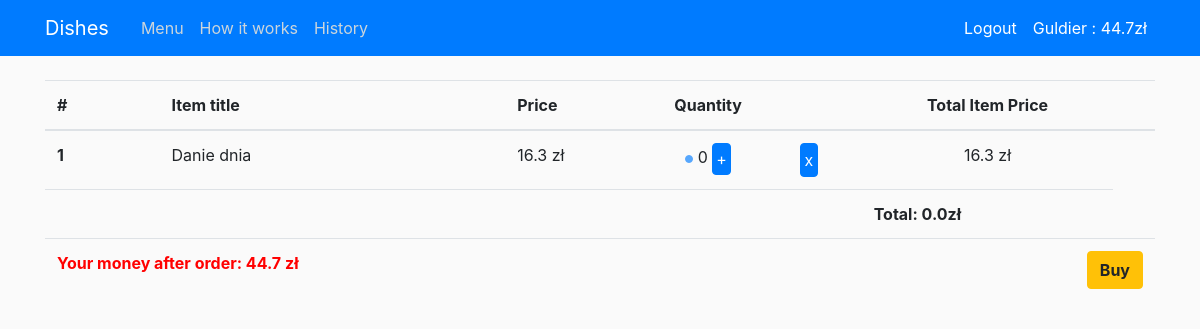
Page /order_summary/ (signed in) on the committed database.
### users/models.py (models this page shows, shortened)
class Profile(models.Model):
    user = models.OneToOneField(User, on_delete=models.CASCADE)
    money = models.FloatField(default=0)

### shop/models.py (models this page shows, shortened)
class Cart(models.Model):
    user = models.ForeignKey(User, on_delete=models.CASCADE)
    composition = models.ForeignKey(Composition, on_delete=models.CASCADE)
    quantity = models.IntegerField(default=1)

class Composition(models.Model):
    dish = models.ForeignKey(Dish, on_delete=models.CASCADE)
    addon = models.ForeignKey(AddOn, on_delete=models.CASCADE)
    price = models.FloatField()
    def __str__(self):
        if self.addon.name == 'empty':
            return f'{self.dish}'
        elif self.addon.addon_type == 'pizza':
            return f'{self.dish} - {self.addon}'
        else:
            return f'{self.dish} + {self.addon}'

class AddOn(models.Model):
    name = models.CharField(max_length=100)
    price = models.FloatField()
    addon_type = models.CharField(max_length=20)

class Dish(models.Model):
    name = models.CharField(max_length=100)
    ingredient = models.CharField(max_length=250, blank=True)
    price = models.FloatField()
    dish_type = models.CharField(max_length=20)
    dish_addon = models.BooleanField(default=True)
    def __str__(self):
        return f'{self.name}'

### shop/views.py (the view)
# urls.py: path('order_summary/', order_summary, name='shop-order-summary'),
@login_required
def order_summary(request):
    values = countTotalPrice(request.user)
    context ={
        'orders': values["items_in_cart"],
        'total_price': values["total_price"],
        'summary': True,
        'money': Profile.objects.get(user=request.user).money
    }
    return render(request, 'shop/summary.html', context)

### shop/views.py (called while the page is built)
def countTotalPrice(user):
    items_in_cart = Cart.objects.filter(user=user)
    total_price = 0
    for item in items_in_cart:
        total_price += item.composition.price * item.quantity
    value_to_return ={
        'total_price': total_price,
        'items_in_cart': items_in_cart
    }
    return value_to_return

### shop/templates/shop/summary.html
{% extends 'shop/base.html' %}
{% block summary %}
{% load django_template_maths %}
    <div class="container">
       <table class="table">
            <thead>
            <tr>
                <th scope="col">#</th>
                <th scope="col">Item title</th>
                <th scope="col">Price</th>
                <th scope="col" style="text-align:center">Quantity</th>
                <th scope="col"></th>
                <th scope="col" style="text-align:center">Total Item Price</th>
                <th></th>
            </tr>
            </thead>
            <tbody>
                {% for item in orders %}
                    <tr>
                        <th scope="row">{{ forloop.counter }}</th>
                        <td>{{ item.composition}}</td>
                        <td>{{ item.composition.price }} zł</td>
                        <td style="text-align:center">
                            <a href="#" style="color:black">
                                {% if  item.quantity > 1%}
                                    <a href="{% url 'shop-remove-summary' item.composition.id%}">
                                        <button type="button" class="btn btn-primary btn-xs" style="padding: 3px 3px">-</button>
                                    </a>
                                {% else %}
                                    <button type="button" class="btn btn-primary btn-xs" style="padding: 3px 3px" disabled></button>
                                {% endif %}
                            </a>
                                <a>{{ item.quantity }}</a>
                            <a href="{% url 'shop-add-summary' item.composition.id%}" style="color:black">
                                <button type="button" class="btn btn-primary btn-xs" style="padding: 3px 3px">+</button>
                            </a>
                        </td>
                        <td>
                            <a href="{% url 'shop-delete-from-cart-summary' item.id%}">
                                <button type="button" class="btn btn-primary btn-xs" style="padding: 4px">x</button>
                            </a>
                        </td>
                        <td style="text-align:center">
                            {{ item.composition.price|mul:item.quantity|floatformat}} zł
                        </td>
                    </tr>
                {% empty %}
                    <tr style="text-align:center">
                        <td colspan='5'>Your cart is empty</td>
                    </tr>
                {% endfor %}
                <tr>
                    <td colspan="5"><b></b></td>
                    <td><b>Total: {{ total_price }}zł</b></td>
                </tr>
                <tr>
                    <td colspan="2">
                        <a style="color:red"><b>Your money after order: {{money|sub:total_price|floatformat}} zł</b></a>
                    </td>
                    <td colspan="5">
                        <a class='btn btn-warning float-right ml-2' href="{% url 'shop-buy' %}"><b>Buy</b></a>
                    </td>
                </tr>
            </tbody>
        </table>
    </div>
{% endblock summary %}

### shop/templates/shop/base.html (shortened to what this page needs)
{% load static %}
<!DOCTYPE html>
<html>
<head>
    <link rel="stylesheet" href="https://stackpath.bootstrapcdn.com/bootstrap/4.5.2/css/bootstrap.min.css">
    <link rel="stylesheet" type="text/css" href="{% static 'shop/main.css' %}">
</head>
<body>
    <header class="site-header">
        <nav class="navbar navbar-expand-md navbar-dark bg-primary fixed-top">
            <div class="container">
                <a class="navbar-brand mr-4" href="{% url 'shop-home' %}">Dishes</a>
                <div class="collapse navbar-collapse" id="navbarToggle">
                    <div class="navbar-nav mr-auto">
                        <a class="nav-item nav-link" href="{% url 'shop-home' %}">Menu</a>
                        <a class="nav-item nav-link" href="{% url 'shop-about' %}">How it works</a>
                        {% if user.is_authenticated %}
                            <a class="nav-item nav-link" href="{% url 'shop-history' %}">History</a>
                        {% endif %}
                    </div>
                     <div class="navbar-nav">
                        {% if user.is_authenticated %}
                            <a class="nav-item nav-link" style="color: #ffffff" href="{% url 'logout' %}">Logout</a>
                            <a class="nav-item nav-link" style="color: #ffffff" href="{% url 'profile' %}">{{ user.username }} : {{money}}zł</a>
                        {% else %}
                            <a class="nav-item nav-link" style="color: #ffffff" href="{% url 'login' %}">Login</a>
                            <a class="nav-item nav-link" style="color: #ffffff" href="{% url 'register' %}">Register</a>
                        {% endif %}
                    </div>
                </div>
            </div>
        </nav>
    </header>
   <main role="main" class="container-fluid">
        {% if summary %}
            {% block summary %}
            {% endblock summary %}
        {% endif %}
    </main>
</body>
</html>

### shop/static/shop/main.css (style rules this page uses)
body { background: #fafafa; color: #333333; margin-top: 5rem; }
.site-header .navbar-nav .nav-link { color: #cbd5db; }

### rows in the picture
Profile: money "44.7"
Cart: composition "Danie dnia", composition.price "16.3", quantity "0", composition.price|mul "16.3"

### other values in the picture
{{ user.username }} "Guldier"
{{ total_price }} "0.0"
